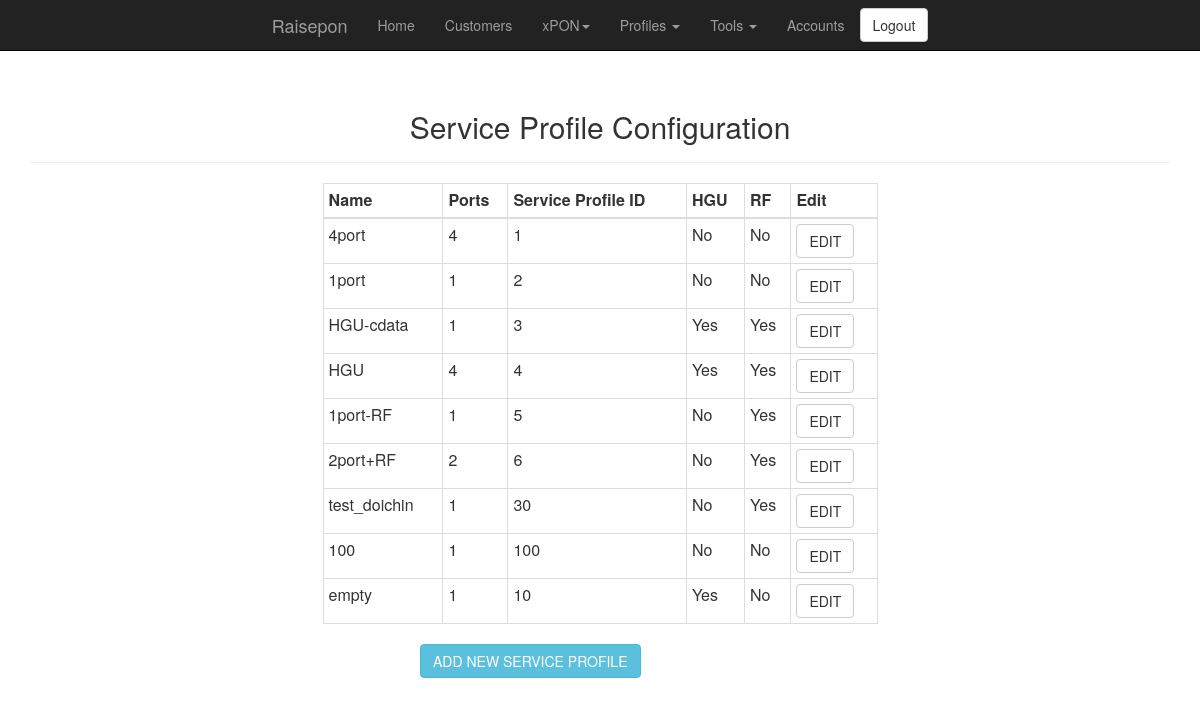
The page /service_profile.php (signed in) on the database its author committed.
### tables this page shows
CREATE TABLE `SERVICE_PROFILE` (
  `id` int(11) NOT NULL AUTO_INCREMENT,
  `NAME` varchar(255) NOT NULL,
  `PORTS` tinyint(4) NOT NULL,
  `SERVICE_PROFILE_ID` tinyint(4) NOT NULL,
  `HGU` enum('Yes','No') NOT NULL DEFAULT 'No',
  `RF` enum('Yes','No') NOT NULL DEFAULT 'No',
  PRIMARY KEY (`id`) USING BTREE,
  KEY `OLT` (`HGU`),
  KEY `TEMPLATE_ID` (`SERVICE_PROFILE_ID`) USING BTREE
);

### classes/db_connect_class.php (called while the page is built, shortened)
<?php
class db_connect {
	private static $mysql_user = "raisepon";
	private static $mysql_pass = "r41sepon";
	private static $instance;
	private function __construct() {
		try {
			$this->db = new PDO('mysql:host=localhost;dbname=raisepon;charset=utf8', self::$mysql_user, self::$mysql_pass);
		} catch (PDOException $e) {
			echo 'Connection Failed: ' . $e->getMessage();
			exit;
		}
	}
	 public static function getInstance()
    {
        if (!isset(self::$instance))
        {
            self::$instance = new $object;
        }
        return self::$instance;
    }
}
?>

### classes/service_profile_class.php (called while the page is built, shortened)
<?php
include ("db_connect_class.php");
class service_profile {
	function build_table_service_profile() {
		try {
			$conn = db_connect::getInstance();
			$result = $conn->db->query("SELECT SERVICE_PROFILE.ID, SERVICE_PROFILE.NAME, SERVICE_PROFILE.PORTS, SERVICE_PROFILE.SERVICE_PROFILE_ID, SERVICE_PROFILE.HGU, SERVICE_PROFILE.RF from SERVICE_PROFILE");
		} catch (PDOException $e) {
			$error =  "Connection Failed:" . $e->getMessage() . "\n";
			return $error;
		}
		$rows = $result->fetchAll();
		return $rows;
	}
}
?>

### service_profile.php (the view, shortened to what this page needs)
<?php
include ("header.php");
include ("classes/service_profile_class.php");
include ("navigation.php");
$service_profile_obj = new service_profile();
?>
<div class="container">
	<div class="text-center">
		<div class="page-header">
			<h2>Service Profile Configuration</h2>
		</div>
	</div>
	<div class=row>
		<div class="col-md-6 col-md-offset-3">
			<div class="table-responsive">
				<table class="table table-bordered table-condensed">
					<thead>
					  <tr>
						<th>Name</th>
						<th>Ports</th>
						<th>Service Profile ID</th>
						<th>HGU</th>
						<th>RF</th>
						<th>Edit</th>
					  </tr>
					</thead>
					<tbody>
					<?php
					$rows = $service_profile_obj->build_table_service_profile();
					foreach ($rows as $row) {
						print "<tr><td>" . $row['NAME'] . "</td><td>" . $row['PORTS'] . "</td><td>" . $row['SERVICE_PROFILE_ID'] . "</td><td>" . $row['HGU'] . "</td><td>" . $row['RF'] . "</td><td><button type=\"button\" class=\"btn btn-default\" onClick=\"getService_Profile('". $row['ID'] ."');\">EDIT</button></td></tr>";
					}
					?>
					</tbody>
				</table>
			</div>
		</div>
	</div>
</div>
<div class="container">
	<div class="row">
		<div class="col-md-4"></div>
			<div class="col-md-4">
				<button type="button" class="btn btn-info" onClick="getService_Profile();">ADD NEW SERVICE PROFILE</button>
			</div>
		</div>
	<div class="col-md-4"></div>
</div>

### rows shown on the page
service_profile: NAME "4port", PORTS "4", SERVICE_PROFILE_ID "1", HGU "No", RF "No"
service_profile: NAME "1port", PORTS "1", SERVICE_PROFILE_ID "2", HGU "No", RF "No"
service_profile: NAME "HGU-cdata", PORTS "1", SERVICE_PROFILE_ID "3", HGU "Yes", RF "Yes"
service_profile: NAME "HGU", PORTS "4", SERVICE_PROFILE_ID "4", HGU "Yes", RF "Yes"
service_profile: NAME "1port-RF", PORTS "1", SERVICE_PROFILE_ID "5", HGU "No", RF "Yes"
service_profile: NAME "2port+RF", PORTS "2", SERVICE_PROFILE_ID "6", HGU "No", RF "Yes"
service_profile: NAME "test_doichin", PORTS "1", SERVICE_PROFILE_ID "30", HGU "No", RF "Yes"
service_profile: NAME "100", PORTS "1", SERVICE_PROFILE_ID "100", HGU "No", RF "No"
service_profile: NAME "empty", PORTS "1", SERVICE_PROFILE_ID "10", HGU "Yes", RF "No"
